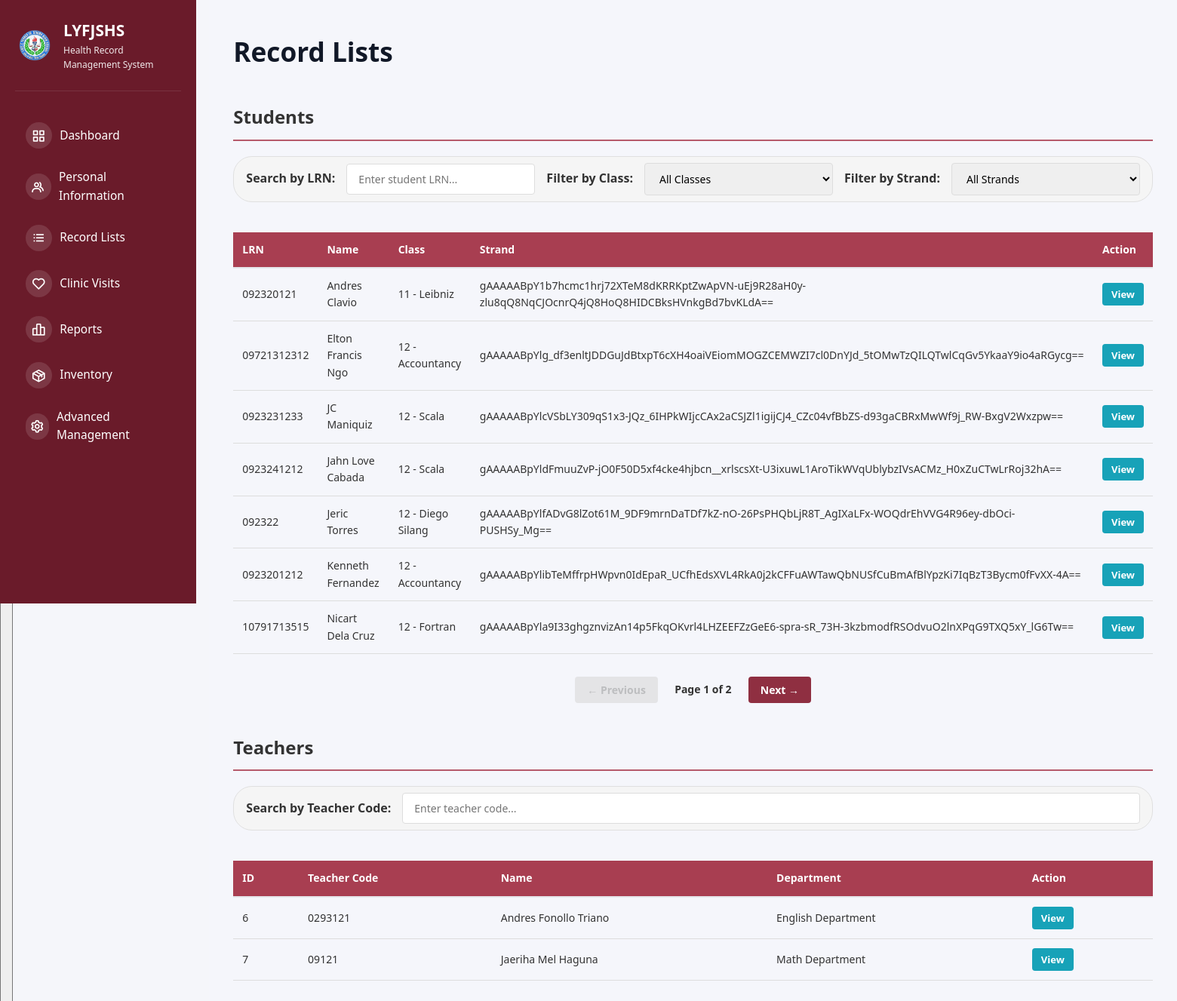
The page /record-lists (signed in) on the database as committed earlier.
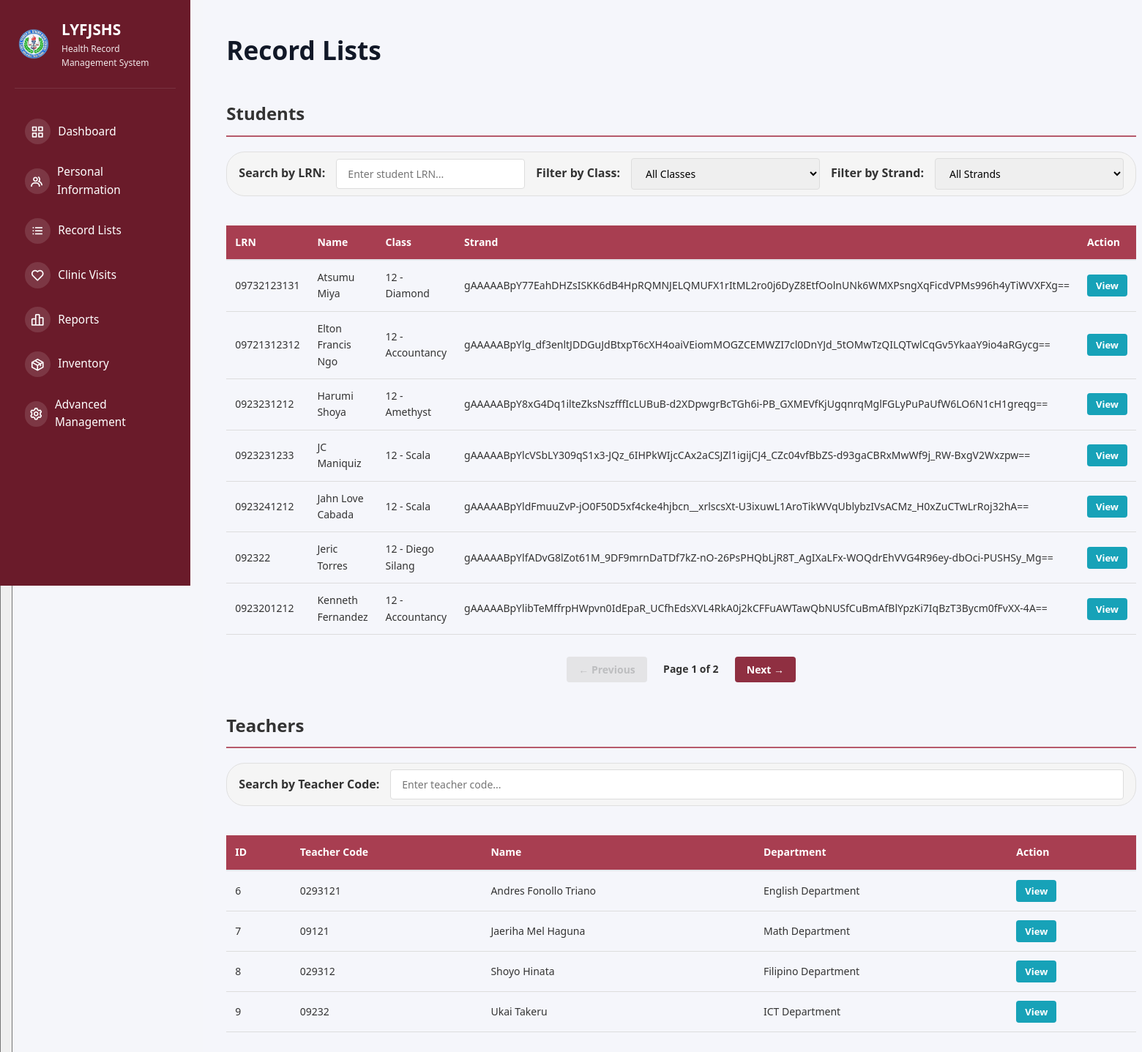
The same page on the database as committed later.
### tables this page shows
CREATE TABLE students (
            id INTEGER PRIMARY KEY AUTOINCREMENT,
            studentLRN TEXT UNIQUE NOT NULL,
            name TEXT NOT NULL,
            class TEXT,
            dob DATE,
            address TEXT,
            parentContact TEXT,
            emergencyContact TEXT,
            height TEXT,
            weight TEXT,
            blood TEXT,
            pastIllnesses TEXT,
            allergies TEXT,
            conditions TEXT,
            vaccination TEXT,
            created_at TIMESTAMP DEFAULT CURRENT_TIMESTAMP
        , strand TEXT);

CREATE TABLE teachers (
            id INTEGER PRIMARY KEY AUTOINCREMENT,
            teacherID TEXT UNIQUE NOT NULL,
            name TEXT NOT NULL,
            department TEXT,
            dob DATE,
            address TEXT,
            contact TEXT,
            height TEXT,
            weight TEXT,
            blood TEXT,
            pastIllnesses TEXT,
            allergies TEXT,
            conditions TEXT,
            vaccination TEXT,
            created_at TIMESTAMP DEFAULT CURRENT_TIMESTAMP
        );

### src/app.py (the view)
@app.route("/record-lists")
def record_lists():
    if not session.get("logged_in"):
        return redirect(url_for("login"))
    db = get_db_connection()
    if not db:
        flash("Database connection error.", "danger")
        return redirect(url_for("login"))
    try:
        cursor = db.cursor()
        cursor.execute("SELECT role, advisory_class FROM users WHERE id = ?", (session.get("user_id"),))
        user = cursor.fetchone()
        user_role = safe_row_get(user, 'role') if user else None
        advisory_class = safe_row_get(user, 'advisory_class') if user else None
        if user_role == 'class_advisor' and advisory_class:
            cursor.execute("SELECT * FROM students WHERE class = ? ORDER BY name", (advisory_class,))
            students = cursor.fetchall()
            students = [decrypt_student_record(s) for s in students]
            teachers = []  # Class advisors cannot see teachers
        else:
            cursor.execute("SELECT * FROM students ORDER BY name")
            students = cursor.fetchall()
            students = [decrypt_student_record(s) for s in students]
            cursor.execute("SELECT * FROM teachers ORDER BY name")
            teachers = cursor.fetchall()
            teachers = [decrypt_teacher_record(t) for t in teachers]
        db.close()
        items_per_page = 7
        student_total = len(students)
        student_pages = (student_total + items_per_page - 1) // items_per_page if student_total > items_per_page else 1
        show_student_pagination = student_total > items_per_page
        teacher_total = len(teachers)
        teacher_pages = (teacher_total + items_per_page - 1) // items_per_page if teacher_total > items_per_page else 1
        show_teacher_pagination = teacher_total > items_per_page
        return render_template(
            "records/record-lists.html",
            students=students,
            teachers=teachers,
            user_role=user_role,
            advisory_class=advisory_class,
            items_per_page=items_per_page,
            student_total=student_total,
            student_pages=student_pages,
            show_student_pagination=show_student_pagination,
            teacher_total=teacher_total,
            teacher_pages=teacher_pages,
            show_teacher_pagination=show_teacher_pagination,
        )
    except sqlite3.Error as e:
        flash(f"Error loading record lists: {str(e)}", "danger")
        if db:
            db.close()
        return redirect(url_for("login"))

### src/app.py (called while the page is built)
@app.before_request
def check_user_status():
    if session.get("logged_in"):
        if request.endpoint in ['login', 'logout', 'register', 'pending_approval', 'static']:
            return
        if session.get("role") == "pending":
            return redirect(url_for("pending_approval"))
        db = get_db_connection()
        if db:
            try:
                cursor = db.cursor()
                cursor.execute("SELECT is_active FROM users WHERE id = ?", (session.get("user_id"),))
                user = cursor.fetchone()
                db.close()
                if not user or not safe_row_get(user, 'is_active', 1):
                    session.clear()
                    flash("Your account has been disabled. Please contact the administrator.", "danger")
                    return redirect(url_for("login"))
            except sqlite3.Error:
                db.close()

def get_db_connection():
    try:
        conn = sqlite3.connect(DATABASE)
        conn.row_factory = sqlite3.Row  # This enables column access by name
        return conn
    except sqlite3.Error as e:
        logger.error(f"Database connection error: {e}")
        return None

### templates/records/record-lists.html (shortened to what this page needs)
{% extends "shared/base.html" %} {% block extra_css %}
<link
  rel="stylesheet"
  href="{{ url_for('static', filename='css/student_list.css') }}"
/>
{% endblock %} {% block content %} {% if user_role == 'class_advisor' and
advisory_class %}
<div class="class-advisor-banner">
  👥 You are viewing student records for your section:
  <strong>{{ advisory_class }}</strong>
</div>
<h2 class="class-advisor-title">📋 Student Records - {{ advisory_class }}</h2>
{% else %}
<h1>Record Lists</h1>
{% endif %}
<h2 class="section-title">Students</h2>
{% if students %} {% if user_role != 'class_advisor' %}
<div class="search-container">
  <label class="search-label" for="studentSearchInput">Search by LRN:</label>
  <input
    type="text"
    id="studentSearchInput"
    class="search-input"
    placeholder="Enter student LRN..."
    onkeyup="filterStudentTable()"
  />
  <label class="search-label" for="classFilterSelect">Filter by Class:</label>
  <select
    id="classFilterSelect"
    class="search-input"
    onchange="filterStudentTable()"
  >
    <option value="">All Classes</option>
    {% set classes = students | map(attribute='class') | select | unique | sort
    %}
  </select>
  <label class="search-label" for="strandFilterSelect">Filter by Strand:</label>
  <select
    id="strandFilterSelect"
    class="search-input"
    onchange="filterStudentTable()"
  >
    <option value="">All Strands</option>
    {% set strands = students | map(attribute='strand') | select | unique | sort
    %}
  </select>
</div>
{% endif %}
<div class="table-wrapper">
  <table id="studentTable">
    <thead>
      <tr>
        <th>LRN</th>
        <th>Name</th>
        <th>Class</th>
        <th>Strand</th>
        <th>Action</th>
      </tr>
    </thead>
    <tbody>
      {% for student in students %}
      <tr>
        <td>{{ student.studentLRN }}</td>
        <td>{{ student.name }}</td>
        <td>{{ student.class }}</td>
        <td>{{ student.strand or '-' }}</td>
        <td>
          <div class="action-buttons">
            <button
              class="btn-view btn-sm"
              data-student-id="{{ student.id }}"
              onclick="viewStudent(this.dataset.studentId)"
            >
              View
            </button>
          </div>
        </td>
      </tr>
      {% endfor %}
    </tbody>
  </table>
</div>
{% if show_student_pagination %}
<div id="studentPaginationContainer" class="pagination-container">
  <div class="pagination">
    <button
      id="prevStudentBtn"
      class="pagination-btn"
      onclick="previousStudentPage()"
    >
      ← Previous
    </button>
    <span class="pagination-info">
      Page <span id="studentCurrentPage">1</span> of
      <span id="studentTotalPages">1</span>
    </span>
    <button
      id="nextStudentBtn"
      class="pagination-btn"
      onclick="nextStudentPage()"
    >
      Next →
    </button>
  </div>
</div>
{% endif %} {% endif %} {% if user_role != 'class_advisor' %}
<h2 class="section-title">Teachers</h2>
<div class="search-container">
  <label class="search-label" for="teacherSearchInput"
    >Search by Teacher Code:</label
  >
  <input
    type="text"
    id="teacherSearchInput"
    class="search-input"
    placeholder="Enter teacher code..."
    onkeyup="filterTeacherTable()"
  />
</div>
<div class="table-wrapper">
  <table id="teacherTable">
    <thead>
      <tr>
        <th>ID</th>
        <th>Teacher Code</th>
        <th>Name</th>
        <th>Department</th>
        <th>Action</th>
      </tr>
    </thead>
    <tbody>
      {% for teacher in teachers %}
      <tr>
        <td>{{ teacher.id }}</td>
        <td>{{ teacher.teacherID }}</td>
        <td>{{ teacher.name }}</td>
        <td>{{ teacher.department or "N/A" }}</td>
        <td>
          <div class="action-buttons">
            <button
              class="btn-view btn-sm"
              data-teacher-id="{{ teacher.id }}"
              onclick="viewTeacher(this.dataset.teacherId)"
            >
              View
            </button>
          </div>
        </td>
      </tr>
      {% endfor %}
    </tbody>
  </table>
</div>
 {% endif %}
{% endblock %}

Rows that differ between the two databases and show on the page:
removed students: studentLRN "092320121", name "Andres Clavio", class "11 - Leibniz", strand "gAAAAABpY1b7hcmc1hrj72XTeM8dKRRKptZwApVN-uEj9R28aH0y-zlu8qQ8NqCJOcnrQ4jQ8HoQ8HIDCBksHVnkgBd7bvKLdA=="
no longer on this page (row unchanged): students: studentLRN "10791713515", name "Nicart Dela Cruz", class "12 - Fortran", strand "gAAAAABpYla9I33ghgznvizAn14p5FkqOKvrl4LHZEEFZzGeE6-spra-sR_73H-3kzbmodfRSOdvuO2lnXPqG9TXQ5xY_lG6Tw=="
added students: studentLRN "09732123131", name "Atsumu Miya", class "12 - Diamond", strand "gAAAAABpY77EahDHZsISKK6dB4HpRQMNJELQMUFX1rItML2ro0j6DyZ8EtfOolnUNk6WMXPsngXqFicdVPMs996h4yTiWVXFXg=="
added students: studentLRN "0923231212", name "Harumi Shoya", class "12 - Amethyst", strand "gAAAAABpY8xG4Dq1ilteZksNszfffIcLUBuB-d2XDpwgrBcTGh6i-PB_GXMEVfKjUgqnrqMglFGLyPuPaUfW6LO6N1cH1greqg=="
added teachers: id "8", teacherID "029312", name "Shoyo Hinata", department "Filipino Department"
added teachers: id "9", teacherID "09232", name "Ukai Takeru", department "ICT Department"
